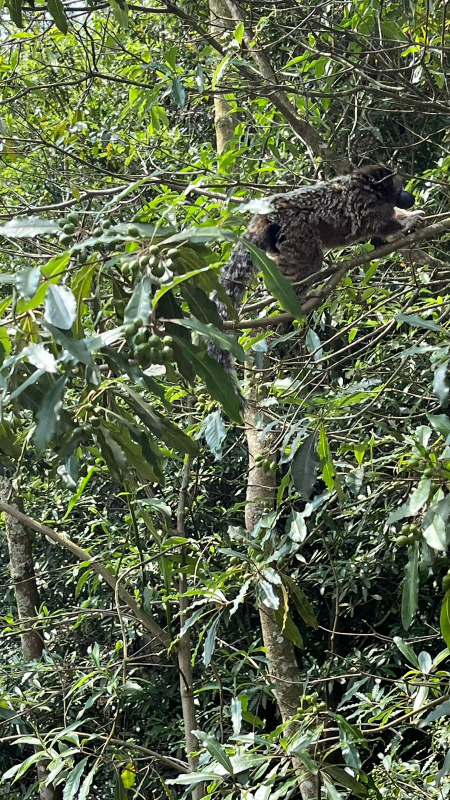
#> input picture input/blusa.JPG, 900 x 1600 px (shown at 1/2 size); its folder holds only this picture in this run
$ python main.py
#> lines starting #> are read from the running program, lines starting #| are printed output that depends on the picture
### services/image_processor.py
from pathlib import Path

from PIL import Image


class ImageProcessor:

    OUTPUT_WIDTH = 1080
    OUTPUT_HEIGHT = 1350

    def resize_image(self, image_path: Path, output_folder: Path):

        with Image.open(image_path) as image:

#> image is the input picture: PIL image 900x1600 RGB; mean R, G, B 94.2, 105.7, 76.4
            image.thumbnail(
                (self.OUTPUT_WIDTH, self.OUTPUT_HEIGHT),
                Image.Resampling.LANCZOS
            )
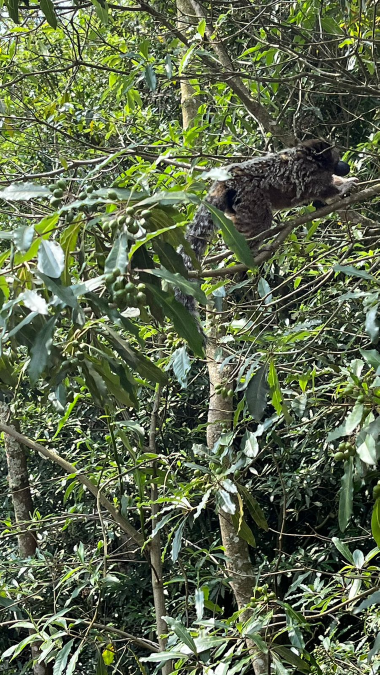
#> image: PIL image 759x1350 RGB (shown at 1/2 size); mean R, G, B 94.2, 105.7, 76.5

            canvas = Image.new(
                "RGB",
                (self.OUTPUT_WIDTH, self.OUTPUT_HEIGHT),
                "white"
            )
#> canvas: PIL image 1080x1350 RGB; every value is 255

            x = (self.OUTPUT_WIDTH - image.width) // 2
#> x = 160
            y = (self.OUTPUT_HEIGHT - image.height) // 2
#> y = 0

            canvas.paste(image, (x, y))
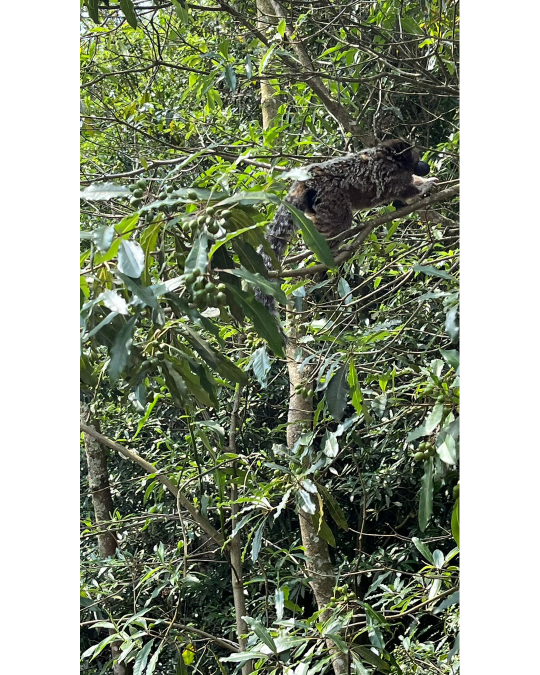
#> canvas: PIL image 1080x1350 RGB (shown at 1/2 size); mean R, G, B 142, 150, 129.5

            output_file = output_folder / image_path.name

            canvas.save(
                output_file,
                quality=95,
                optimize=True
            )

### services/image_service.py
from pathlib import Path


class ImageService:

    def __init__(self):

        from services.image_processor import ImageProcessor

        self.output_folder = Path("output")

        self.processor = ImageProcessor()

        self.input_folder = Path("input")

        self.extensions = [".jpg", ".jpeg", ".png", ".webp"]


    def scan_images(self):

        if not self.input_folder.exists():

            print("❌ Pasta input não encontrada.")

            return

        print("📁 Pasta encontrada.\n")

        images: list[Path] = []

        for file in self.input_folder.iterdir():

            if file.suffix.lower() in self.extensions:

                images.append(file)


        print(f"🖼️ Encontradas {len(images)} imagens.\n")

        self.output_folder.mkdir(exist_ok=True)

        for image in images:

            self.processor.resize_image(
                image,
                self.output_folder
    )

        print("✅ Processamento concluído.")

### main.py
from services.image_service import ImageService


def main():

    print("=" * 40)
    print(" Lavanda Upload Assistant")
    print("=" * 40)

    service = ImageService()

    service.scan_images()

    print("\nFim.")


if __name__ == "__main__":
    main()

$ run again, on input/camisa.JPG
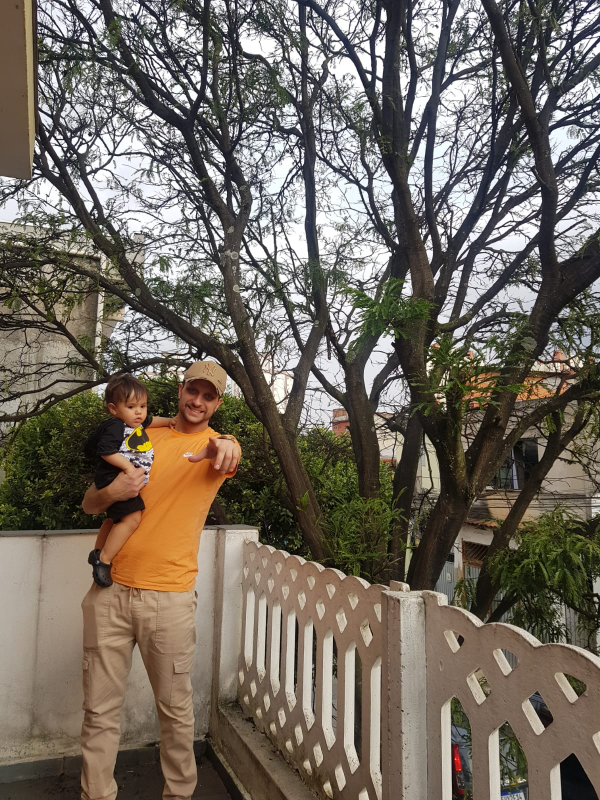
#> input picture input/camisa.JPG, 1200 x 1600 px (shown at 1/2 size)
#> in resize_image, image is the input picture: PIL image 1200x1600 RGB; mean R, G, B 113.8, 105.4, 94.8
#> in resize_image, `image.thumbnail( (self.OUTPUT_WIDTH, self.OUTPUT_HEIGHT), Image.Resamp..`:
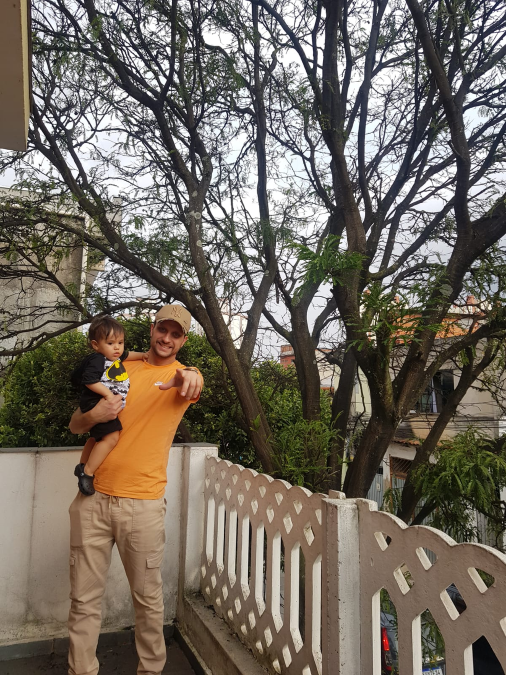
#> image: PIL image 1012x1350 RGB (shown at 1/2 size); mean R, G, B 113.8, 105.3, 94.7
#> in resize_image, `canvas.paste(image, (x, y))`:
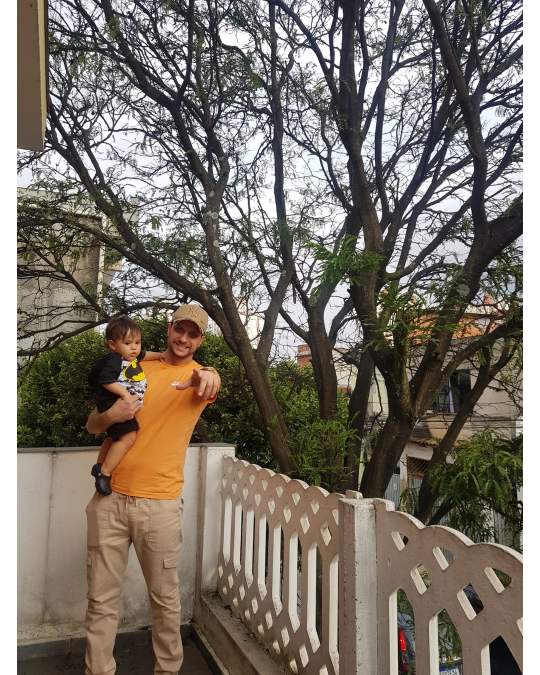
#> canvas: PIL image 1080x1350 RGB (shown at 1/2 size); mean R, G, B 122.7, 114.7, 104.8
